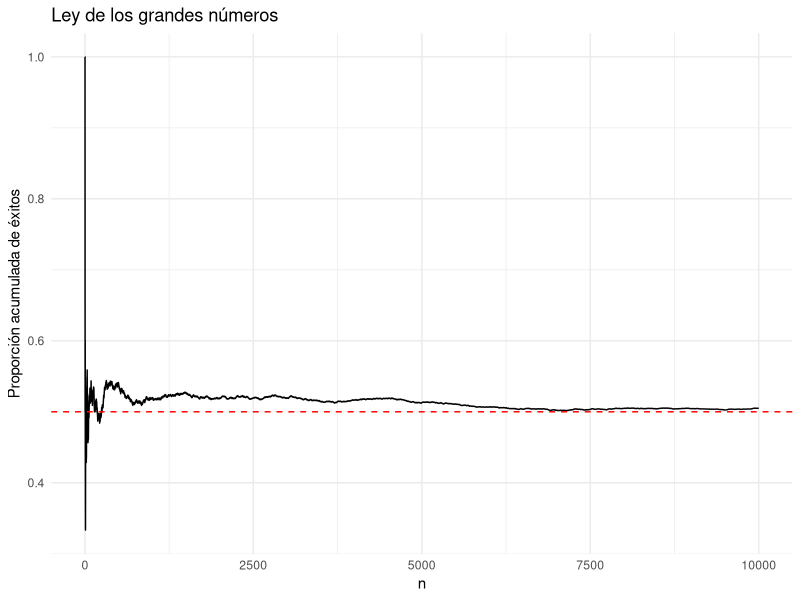
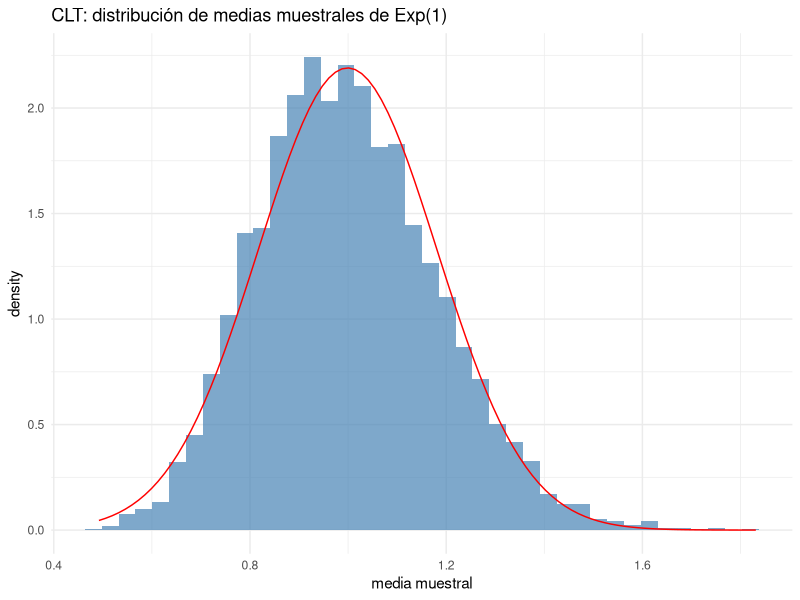
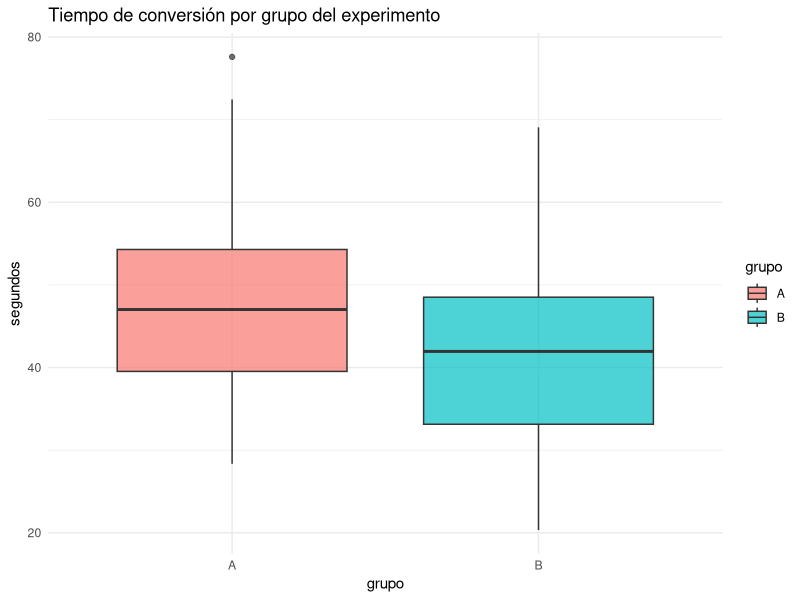

Generate these figures, in order, with R:
## ---- chunk 1
library(tidyverse)
library(skimr)      # resúmenes descriptivos rápidos de un data frame completo

# Función del capítulo anterior, la reutilizamos aquí:
error_estandar <- function(x, na.rm = TRUE) {
  n <- if (na.rm) sum(!is.na(x)) else length(x)
  sd(x, na.rm = na.rm) / sqrt(n)
}
## ---- chunk 2
dnorm(0, mean = 0, sd = 1)          # altura de la densidad normal en 0
pnorm(1.96)                          # P(Z <= 1.96) ≈ 0.975
qnorm(0.975)                         # cuantil 97.5% ≈ 1.96
rnorm(5, mean = 100, sd = 15)        # 5 valores aleatorios N(100, 15^2)

# Mismo patrón para binomial, Poisson, etc.
dbinom(3, size = 10, prob = 0.5)     # P(X = 3) con X ~ Binomial(10, 0.5)
ppois(5, lambda = 3)                 # P(X <= 5) con X ~ Poisson(3)
## ---- chunk 3
set.seed(2026)
rnorm(3)
set.seed(2026)
rnorm(3)             # idéntico al anterior
## ---- chunk 4
set.seed(1)
lanzamientos <- sample(c(0, 1), size = 10000, replace = TRUE, prob = c(0.5, 0.5))
medias_acumuladas <- cumsum(lanzamientos) / seq_along(lanzamientos)

tibble(n = seq_along(medias_acumuladas), media = medias_acumuladas) %>%
  ggplot(aes(n, media)) +
  geom_line() +
  geom_hline(yintercept = 0.5, color = "red", linetype = "dashed") +
  labs(title = "Ley de los grandes números", x = "n", y = "Proporción acumulada de éxitos") +
  theme_minimal()
## ---- chunk 5
set.seed(1)
n_muestra <- 30
n_repeticiones <- 5000

medias <- replicate(n_repeticiones, mean(rexp(n_muestra, rate = 1)))

tibble(medias) %>%
  ggplot(aes(medias)) +
  geom_histogram(aes(y = after_stat(density)), bins = 40, fill = "steelblue", alpha = 0.7) +
  stat_function(fun = dnorm, args = list(mean = mean(medias), sd = sd(medias)), color = "red") +
  labs(title = "CLT: distribución de medias muestrales de Exp(1)", x = "media muestral") +
  theme_minimal()
## ---- chunk 6
set.seed(42)
n <- 200

datos_ficticios <- tibble(
  id        = sprintf("ID%03d", 1:n),                                    # identificador secuencial
  fecha     = sample(seq(as.Date("2024-01-01"), as.Date("2024-12-31"),
                          by = "day"), n, replace = TRUE),                # fechas aleatorias en un rango
  categoria = sample(c("A", "B", "C"), n, replace = TRUE,
                      prob = c(0.5, 0.3, 0.2)),                          # categorías con probabilidades distintas
  cliente   = sample(c("Ana", "Luis", "Marta", "Iván", "Sofía"), n,
                      replace = TRUE),                                   # nombres ficticios (con repetición)
  monto     = round(rgamma(n, shape = 2, rate = 0.1), 2)                 # numérica asimétrica (p.ej. montos de compra)
)

datos_ficticios
table(datos_ficticios$categoria)          # verifica que las proporciones cuadran aprox.
## ---- chunk 7
x <- mtcars$mpg

summary(x)                            # resumen de 6 números: min, Q1, mediana, media, Q3, max
quantile(x)                           # cuartiles (0%, 25%, 50%, 75%, 100%)
quantile(x, probs = c(0.1, 0.9))      # cuantiles arbitrarios
IQR(x)                                # rango intercuartílico: Q3 - Q1 (dispersión robusta)
## ---- chunk 8
cor(mtcars$mpg, mtcars$hp)     # correlación de Pearson, entre -1 y 1
cov(mtcars$mpg, mtcars$hp)     # covarianza (misma idea, sin normalizar a [-1, 1])

# cor() sobre varias columnas a la vez da la matriz de correlaciones
cor(mtcars[, c("mpg", "hp", "wt")])
## ---- chunk 9
skim(mtcars[, c("mpg", "hp", "wt")])
## ---- chunk 10
clima <- read_csv("../../data/clima.csv")
quantile(clima$precipitacion_mm)
IQR(clima$precipitacion_mm)
cor(clima$temperatura_c, clima$precipitacion_mm)
## ---- chunk 11
set.seed(2026)
muestra <- rnorm(30, mean = 100, sd = 15)

prueba <- t.test(muestra, mu = 95)   # H0: la media poblacional es 95
prueba
prueba$p.value          # valor p
prueba$conf.int         # intervalo de confianza (95% por default)
## ---- chunk 12
grupo1 <- rnorm(20, mean = 50, sd = 5)
grupo2 <- rnorm(20, mean = 53, sd = 5)

t.test(grupo1, grupo2, var.equal = TRUE)    # asumiendo varianzas iguales
t.test(grupo1, grupo2, var.equal = FALSE)   # prueba de Welch (varianzas distintas; es el default)
## ---- chunk 13
t.test(temperatura_c ~ ciudad, data = clima)
## ---- chunk 14
set.seed(7)
n_por_grupo <- 40

# Simulamos un experimento: el grupo B (una versión nueva de una página web)
# tiene un tiempo de conversión ligeramente menor (mejor) que el grupo A.
tiempo_A <- rnorm(n_por_grupo, mean = 45, sd = 12)   # segundos, versión actual
tiempo_B <- rnorm(n_por_grupo, mean = 40, sd = 12)   # segundos, versión nueva

experimento <- tibble(
  grupo = rep(c("A", "B"), each = n_por_grupo),
  tiempo = c(tiempo_A, tiempo_B)
)

# Resumen descriptivo por grupo
experimento %>%
  group_by(grupo) %>%
  summarize(n = n(), media = mean(tiempo), mediana = median(tiempo),
            sd = sd(tiempo), IQR = IQR(tiempo))
## ---- chunk 15
ggplot(experimento, aes(x = grupo, y = tiempo, fill = grupo)) +
  geom_boxplot(alpha = 0.7) +
  labs(title = "Tiempo de conversión por grupo del experimento", y = "segundos") +
  theme_minimal()
## ---- chunk 16
t.test(tiempo ~ grupo, data = experimento)
